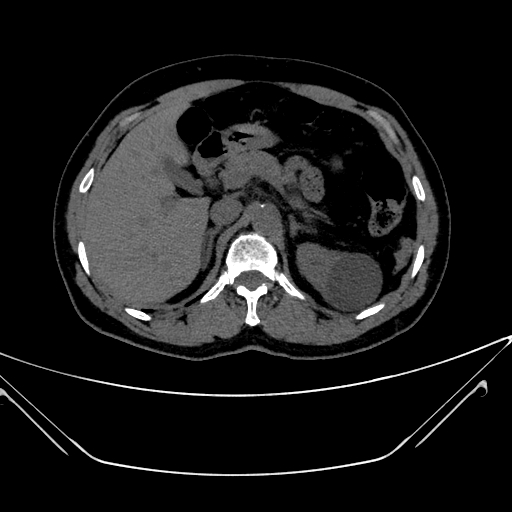
%> input picture codekidneyCYST/kidneyCystdataset(CT images)/Cyst- (101).jpg, 512 x 512 px
$ octave --eval "result = ZOAclassUS(imread('../codekidneyCYST/kidneyCystdataset(CT images)/Cyst- (101).jpg'));"   (GNU Octave 9; MATLAB toolbox functions it lacks are replaced by stand-ins)
%> lines starting %> are read from the running program, lines starting %| are printed output that depends on the picture; in (x1, y1, x2, y2) boxes, pixels count from 0 and x2, y2 are one past the last pixel; in counts of white or black regions, pixels touching at a corner belong together; the program's own positions count from 1
function[abnormal,abnormalOutlineInserted,max_area]=ZOAclassUS(inp)
inp = uint8(inp);
%> inp is the input picture: size 512x512x3 uint8; min 0, max 255, mean 26
inp=imresize(inp,[256,256]);
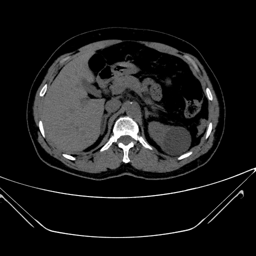
%> inp: size 256x256x3 uint8; min 0, max 255, mean 26.2
if size(inp,3)>1
    inp=rgb2gray(inp);
%> inp: size 256x256 uint8
end
sout=imresize(inp,[256,256]);
t0=60;
th=t0+((max(inp(:))+min(inp(:)))./2);
%> th = 188
for i=1:1:size(inp,1)
    for j=1:1:size(inp,2)
        if inp(i,j)>th
            sout(i,j)=1;
        else
            sout(i,j)=0;
        end
    end
end
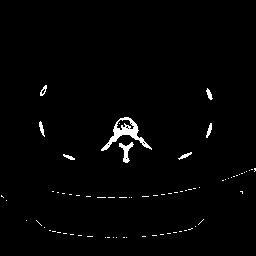
%> sout: size 256x256 uint8; values 0 (black) and 1 (white), 1.6% white; 72 white regions (64 under 20 px)

sout=imresize(inp,[256,256]);
t0=60;
th=t0+((max(inp(:))+min(inp(:)))./2);
for i=1:1:size(inp,1)
    for j=1:1:size(inp,2)
        if inp(i,j)>th
            sout(i,j)=1;
        else
            sout(i,j)=0;
        end
    end
end

label=bwlabel(sout);
%> label: size 256x256 double; 73 distinct labels, from 0 to 72
stats=regionprops(logical(sout),'Solidity','Area','BoundingBox');
%> stats = 72 regions; largest, box (x1, y1, x2, y2), Area and Solidity: (101, 117, 152, 151) 459 0.421, (119, 142, 134, 163) 126 0.553, (39, 121, 45, 137) 45 0.818, (206, 123, 212, 138) 45 0.849, (206, 88, 213, 100) 42 0.857
density=[stats.Solidity];
%> density = 72 values, max 1 at index 2, min 0.421 at index 23, mean 0.96
area=[stats.Area];
%> area = 72 values, max 459 at index 23, min 1 at index 2, mean 14.28
high_dense_area=density>0.6;
%> high_dense_area = 72 logical values, 70 true
max_area=max(area(high_dense_area));
%> max_area = 45
abnormal_label=find(area==max_area);
%> abnormal_label = [5 58]
abnormal=ismember(label,abnormal_label);
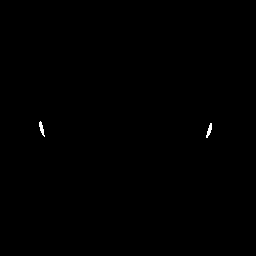
%> abnormal: size 256x256 logical; 0.14% white; 2 white regions

if max_area>25
    h = msgbox('Kindney disease present!!','Abnormalities detected','error');
   disp('Kindney disease present');
else if max_area>10
    h = msgbox('kidney disease may occur in Future!!','No abnormalities present now','warn');
    disp('kidney disease may occur in Future');

    else
        h = msgbox('No possible symptoms for kidney disease in Future!!','No abnormalities present');
    disp('No possible symptoms for kidney disease in Future');
    end
end

box = stats(abnormal_label);
%> box = 2 regions; box (x1, y1, x2, y2), Area and Solidity: (39, 121, 45, 137) 45 0.818, (206, 123, 212, 138) 45 0.849
wantedBox = box.BoundingBox;
%> wantedBox = [39.5 121.5 6 16]
dilationAmount = 5;
rad = floor(dilationAmount);
[r,c] = size(abnormal);
%> r = 256; c = 256
filledImage = imfill(abnormal, 'holes');

for i=1:r
   for j=1:c
       x1=i-rad;
       x2=i+rad;
       y1=j-rad;
       y2=j+rad;
       if x1<1
           x1=1;
       end
       if x2>r
           x2=r;
       end
       if y1<1
           y1=1;
       end
       if y2>c
           y2=c;
       end
       erodedImage(i,j) = min(min(filledImage(x1:x2,y1:y2)));
   end
end
%> erodedImage: size 256x256 logical; every value is 0
abnormalOutline=abnormal;
abnormalOutline(erodedImage)=0;
rgb = inp(:,:,[1 1 1]);
red = rgb(:,:,1);
red(abnormalOutline)=255;
%> red: size 256x256 uint8; min 0, max 255, mean 26.2; mean of the top-left, top-right, bottom-left and bottom-right quarters 37.2, 17.1, 27.2, 23.2
green = rgb(:,:,2);
green(abnormalOutline)=0;
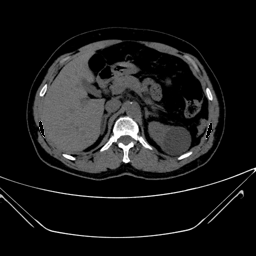
%> green: size 256x256 uint8; min 0, max 255, mean 25.8
blue = rgb(:,:,3);
blue(abnormalOutline)=0;
abnormalOutlineInserted(:,:,1) = red;
abnormalOutlineInserted(:,:,2) = green;
abnormalOutlineInserted(:,:,3) = blue;

$ run again, on codekidneyCYST/kidneyCystdataset(CT images)/Cyst- (1022).jpg
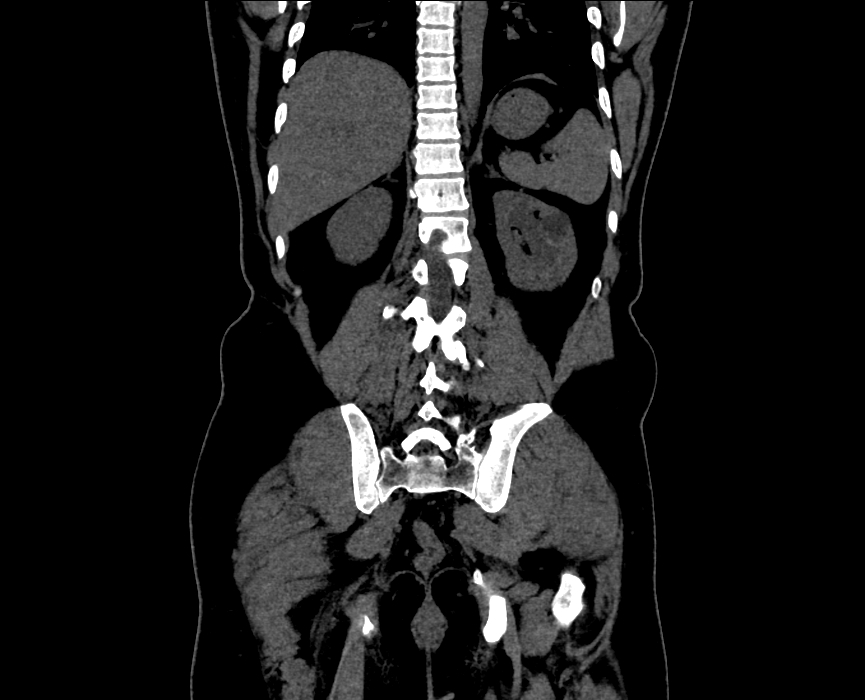
%> input picture codekidneyCYST/kidneyCystdataset(CT images)/Cyst- (1022).jpg, 865 x 700 px
%> in ZOAclassUS, inp is the input picture: size 700x865x3 uint8; min 0, max 255, mean 29.3
%> th = 188
%> after the loop in ZOAclassUS, `for i=1:1:size(inp,1)`:
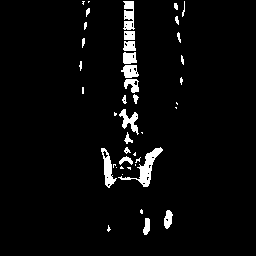
%> sout: size 256x256 uint8; values 0 (black) and 1 (white), 3.9% white; 43 white regions (19 under 20 px)
%> label: size 256x256 double; 44 distinct labels, from 0 to 43
%> stats = 43 regions; largest, box (x1, y1, x2, y2), Area and Solidity: (118, 147, 163, 187) 431 0.5, (101, 148, 117, 188) 269 0.727, (123, 1, 135, 30) 251 0.756, (119, 109, 139, 135) 217 0.588, (121, 65, 139, 78) 167 0.861
%> density = 43 values, max 1 at index 4, min 0.5 at index 13, mean 0.858
%> area = 43 values, max 431 at index 13, min 1 at index 12, mean 59.23
%> high_dense_area = 43 logical values, 41 true
%> max_area = 269
%> abnormal_label = 8
%> abnormal: size 256x256 logical; 0.41% white; 1 white region
%> box = 1 region; box (x1, y1, x2, y2), Area and Solidity: (101, 148, 117, 188) 269 0.727
%> wantedBox = [101.5 148.5 16 40]
%> filledImage: size 256x256 logical; 0.44% white; 1 white region, box (x1, y1, x2, y2) and area: (101, 148, 117, 188) 288
%> red: size 256x256 uint8; min 0, max 255, mean 29.4
%> in ZOAclassUS, `green(abnormalOutline)=0;`:
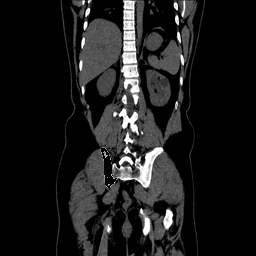
%> green: size 256x256 uint8; min 0, max 255, mean 28.4

$ run again, on codekidneyCYST/kidneyCystdataset(CT images)/Cyst- (1061).jpg
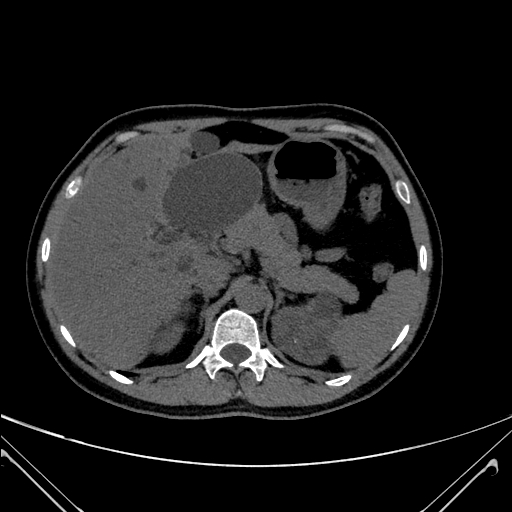
%> input picture codekidneyCYST/kidneyCystdataset(CT images)/Cyst- (1061).jpg, 512 x 512 px
%> in ZOAclassUS, inp is the input picture: size 512x512x3 uint8; min 0, max 255, mean 32.1
%> in ZOAclassUS, `inp=imresize(inp,[256,256]);`:
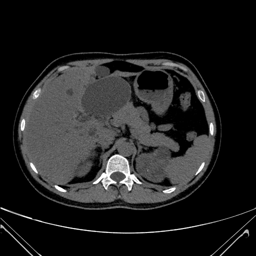
%> inp: size 256x256x3 uint8; min 0, max 255, mean 32.2
%> th = 188
%> after the loop in ZOAclassUS, `for i=1:1:size(inp,1)`:
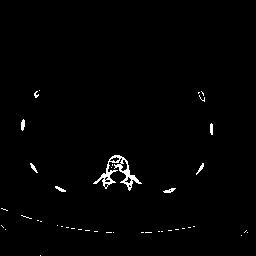
%> sout: size 256x256 uint8; values 0 (black) and 1 (white), 1.2% white in thin lines or dots, all inside (x1, y1, x2, y2) = (1, 90, 248, 256)
%> label: size 256x256 double; 43 distinct labels, from 0 to 42
%> stats = 42 regions; largest, box (x1, y1, x2, y2), Area and Solidity: (93, 155, 142, 191) 456 0.415, (21, 119, 25, 131) 37 0.949, (163, 188, 176, 193) 36 0.857, (55, 186, 66, 192) 32 0.842, (210, 123, 213, 135) 32 0.97
%> density = 42 values, max 1 at index 2, min 0.415 at index 19, mean 0.929
%> area = 42 values, max 456 at index 19, min 1 at index 3, mean 18.81
%> high_dense_area = 42 logical values, 40 true
%> max_area = 37
%> abnormal_label = 4
%> abnormal: size 256x256 logical; 0.06% white; 1 white region
%> box = 1 region; box (x1, y1, x2, y2), Area and Solidity: (21, 119, 25, 131) 37 0.949
%> wantedBox = [21.5 119.5 4 12]
%> red: size 256x256 uint8; min 0, max 255, mean 32.2; mean of the top-left, top-right, bottom-left and bottom-right quarters 34.1, 16.1, 46.6, 32.2
%> green: size 256x256 uint8; min 0, max 255, mean 32.1
